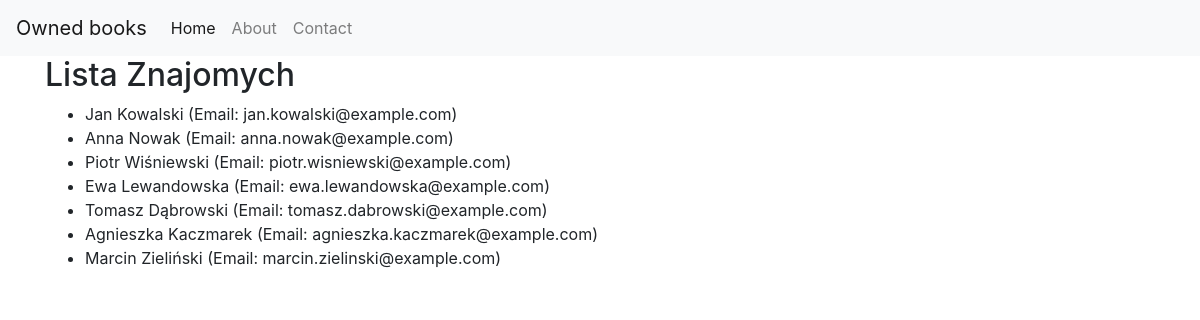
Page /friends/ on the committed database.
### lib/models.py (models this page shows, shortened)
class Friend(models.Model):
    name = models.CharField(max_length=100)
    email = models.EmailField(unique=True)

### lib/views.py (the view)
# urls.py: path("friends/", views.show_friends, name="show_friends"),
def show_friends(request):
    friends = Friend.objects.all()
    return render(request, "show_friends.html", {"friends": friends})

### lib/templates/show_friends.html (shortened to what this page needs)
{% extends "base.html" %}
{% block content %}
<h2>Lista Znajomych</h2>
<ul>
    {% for friend in friends %}
        <li>
            {{ friend.name }} (Email: {{ friend.email }})
        </li>
    {% empty %}
        <p>Brak znajomych do wyświetlenia.</p>
    {% endfor %}
</ul>
{% endblock %}

### rows in the picture
Friend: name "Jan Kowalski", email "jan.kowalski@example.com"
Friend: name "Anna Nowak", email "anna.nowak@example.com"
Friend: name "Piotr Wiśniewski", email "piotr.wisniewski@example.com"
Friend: name "Ewa Lewandowska", email "ewa.lewandowska@example.com"
Friend: name "Tomasz Dąbrowski", email "tomasz.dabrowski@example.com"
Friend: name "Agnieszka Kaczmarek", email "agnieszka.kaczmarek@example.com"
Friend: name "Marcin Zieliński", email "marcin.zielinski@example.com"
